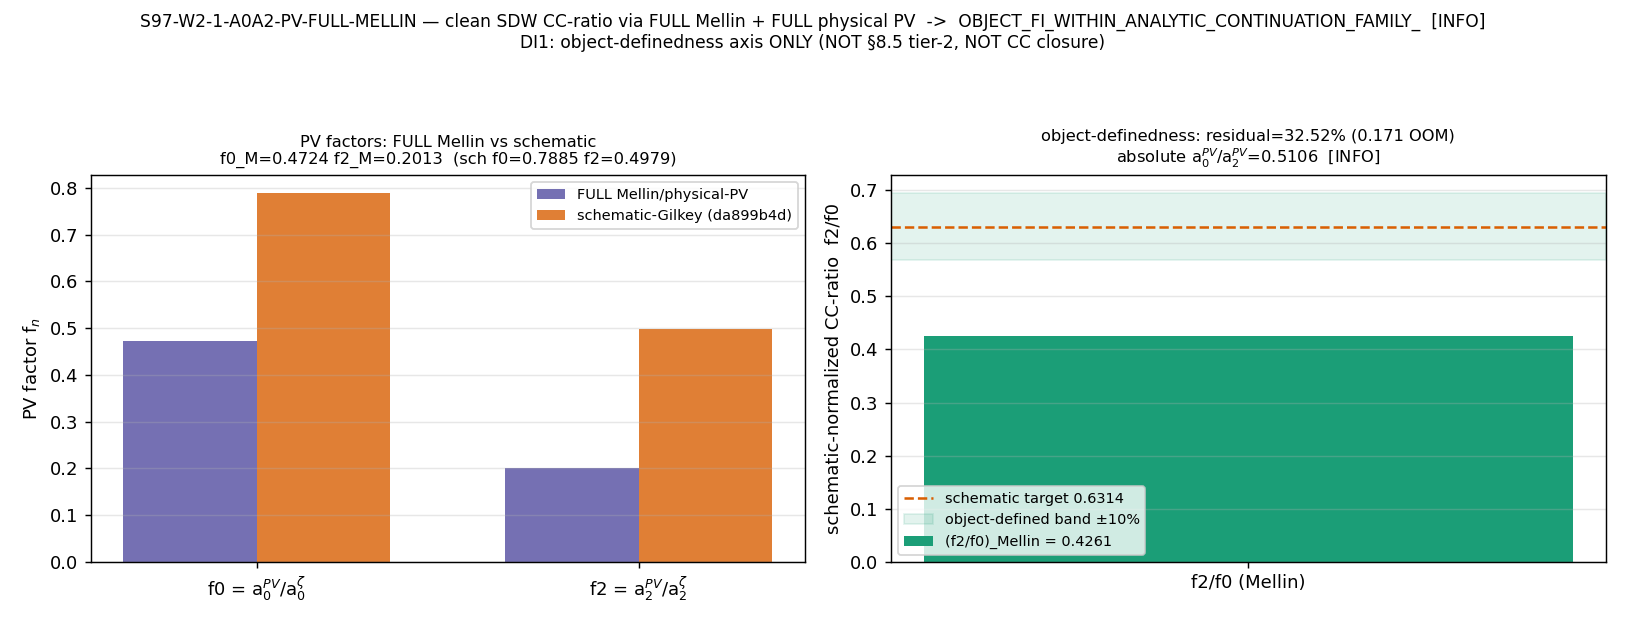

Write Python code to recreate this figure.
#!/usr/bin/env python3
# -*- coding: utf-8 -*-
"""
S97-W2-1-A0A2-PV-FULL-MELLIN  —  clean Seeley-DeWitt CC-ratio a_0^PV/a_2^PV via the
FULL analytic-continuation Mellin evaluator with FULL physical Pauli-Villars subtraction.

Gate: S97-W2-1-A0A2-PV-FULL-MELLIN  (session-97, wave 2, gate 1; lizzi-spectral-functional-theorist)
Plan: sessions/session-plan/session-97-plan-w2.md  §W2-1
Trigger: [VERIFY]  (schema_v2_3tuple_required=false — NO [SIGN] 3-tuple row)
Classification: GEOMETRIC

WHAT THIS DOES (object-definedness axis — DI1 SCOPE)
----------------------------------------------------
Recompute a_0^PV and a_2^PV on the substrate's intrinsic D_K^2 spectrum using the FULL
off-pole analytic-continuation Mellin evaluator analytic_zeta(s, L_max) (the exact
Mellin<->Dirichlet heat-kernel integral, mp.dps=50), then apply FULL PHYSICAL Pauli-
Villars subtraction with coefficient set {c_j}={2,-1} and mass set {m_j^2/M_KK^2}={1,2}
at Lambda_UV=M_KK. Form the dimensionless CC-ratio a_0^PV/a_2^PV and the schematic-
normalized form f0/f2 (f_n := a_n^PV/a_n^zeta) and compare f2/f0 to the schematic-Gilkey
cross-check f2/f0=0.6314 carried by the S96 CC-GAP canonical line da899b4d... .

PASS  <=> |(a_0^PV/a_2^PV) ... ] normalized residual| < 0.10 (object well-DEFINED).
FAIL  <=> residual > 1 OOM (the schematic 0.6314 was a Gilkey-normalization artifact;
          the FULL physical PV diverges — S94 absolute-divergence signature).
INFO  <=> 0.10 <= residual <= 1 OOM (FI-WITHIN the analytic-continuation family but
          functional-DEPENDENT across the PV subtraction).

DI1: this tests OBJECT-DEFINEDNESS of a_2/a_0 ONLY. A FAIL here retracts NEITHER the
§8.5 tier-2 survival NOR the CC closure (those rest on the FI-WITHIN-family ratio per
the da899b4d... line, on a separate axis). It shares NO inputs with gate 2.2 (q-flow
C10 n-exponent) and MUST NOT be conflated.

CRITICAL (CLASS=FULL): this script implements its OWN FULL physical PV subtraction on top
of analytic_zeta. It MUST NOT import _spectral_action_regulators.py::pauli_villars_a_n
(that helper's docstring line 26 self-identifies as "NOT the full physical regularizations"
— it uses M_PV^2 = fraction x Casimir-ceiling, NOT the physical {1,2} mass set). The
schematic helper output (f2/f0=0.6314) is the CROSS-CHECK baseline, NOT the canonical
replacement. No -SCHEMATIC convention suffix; no tier_pin=TIER-2 row.

SUBSTRATE-FIRST FRAMING (phononic-framing.md)
---------------------------------------------
GEOMETRIC. The cosmological constant IS the spectral-action zeroth moment a_0 — a
DIFFERENT spectral moment of D_K than gravity (the second moment a_2). The chain:
  D_K eigenvalues {lambda_k, m_k} on the L_max-truncated finite spectral triple
    -> Mellin moments a_n^Mellin(s_n) = sum_k m_k lambda_k^{-s_n} (exact Mellin<->Dirichlet)
    -> physical Pauli-Villars-subtracted moments a_n^PV
    -> the dimensionless CC-ratio a_0/a_2.
The lizzi signature question: does the choice of regulator WITHIN the FULL analytic-
continuation/physical-PV family produce a well-DEFINED ratio, or does it depend on the
(schematic-Gilkey direct-power-sum vs full-Mellin physical-PV) scheme? What is functional-
INDEPENDENT across the family is structural (object atlas-defined); what is functional-
DEPENDENT requires determination. The schematic-Gilkey f2/f0=0.6314 is the laboratory-IN
cross-check; the FULL Mellin/physical-PV a_0^PV/a_2^PV is the substrate-IS object. The
direction of explanation flows FROM the substrate Mellin moments TOWARD the CC-ratio
observable, never inverted.

SUBSTITUTION CHAIN (math-scripts.md §"Double-Check Logic Before Compute")
-------------------------------------------------------------------------
Claim: "If the FULL physical PV/Mellin evaluation gives a_0^PV/a_2^PV within 10% of the
        schematic cross-check (in the f2/f0=0.6314 normalized form), the a_2/a_0 regulator-
        atlas object is well-DEFINED; if it diverges by >1 OOM, the schematic 0.6314 was a
        Gilkey-normalization artifact."
 Def 1: a_n^Mellin(s_n, L) = analytic_zeta(s_n, L) = sum_k m_k lambda_k^{-s_n}  (exact
        Mellin<->Dirichlet, _analytic_zeta.py lines 184-258; verified rel_dev=0 vs direct
        power-sum at s=6,8). Conv. A double-power labeling poles at s=(d-n)/2, d=8:
        a_0 <-> pole_in_s=4 (curvature-grade n=0) <-> Dirichlet exponent -8 = -2*4;
        a_2 <-> pole_in_s=3 (curvature-grade n=2) <-> Dirichlet exponent -6 = -2*3.
        => evaluate analytic_zeta(8) for a_0, analytic_zeta(6) for a_2.
        [source: _analytic_zeta.py + regulator-pin-discipline.md Mellin pole-set labeling;
         {0,2,4,6,8} is ALWAYS the curvature-grade n, the s-pole set under Conv. A is {4,3,2,1,0}]
 Def 2: a_n^PV(L) = full physical Pauli-Villars subtraction of a_n^Mellin:
        a_n^PV = a_n^Mellin(s_n) - sum_j c_j * a_n^{Mellin,shifted}(s_n; m_j^2),
        with {c_j}={2,-1}, {m_j^2/M_KK^2}={1,2}, Lambda_UV=M_KK. The PV mass shift enters
        the heat kernel as exp(-(lambda^2+m_j^2) t); at Dirichlet exponent -s_n in lambda
        this is exponent -s_n/2 in lambda^2, so the shifted moment is
        sum_k m_k (lambda_k^2 + m_j^2)^{-s_n/2} = analytic_zeta_shifted(s_n; m_j^2).
        [source: this gate's machinery_pin_map; physical PV set, NOT the schematic
         Casimir-fraction set]
 Def 3: schematic-Gilkey cross-check (direct-power-sum PV, S96 pv_ratio_cancellation):
        f0_sch = a_0^PV/a_0^zeta = 0.7885 ; f2_sch = a_2^PV/a_2^zeta = 0.4979 ;
        f2_sch/f0_sch = 0.4979/0.7885 = 0.6314.
        [source: S96 CC-GAP canonical line da899b4d... value field:
         partB_FI_across_PV=False_PVshift=36.86pct_f0=0.7885_f2=0.4979_f2overf0=0.6314]
 Sub : f0_Mellin := a_0^PV/a_0^zeta  via the FULL Mellin route (a_0^zeta = analytic_zeta(8));
        f2_Mellin := a_2^PV/a_2^zeta  via the FULL Mellin route (a_2^zeta = analytic_zeta(6));
        target normalized ratio = f2_Mellin/f0_Mellin; absolute ratio = a_0^PV/a_2^PV.
 Simp: residual_norm = |(f2_Mellin/f0_Mellin) - 0.6314| / 0.6314.
        IF the FULL physical PV reproduces the schematic direct-power-sum f0,f2
        => f2_Mellin/f0_Mellin -> 0.6314 => residual_norm -> 0, PASS.
 Dir : IF the FULL PV diverges (a_2^PV -> 0 OR a_0^PV blows up under the physical {1,2}
        mass set — the S94 absolute-divergence signature) => residual > 1 OOM, FAIL.
 Concl: PASS <=> a_2/a_0 object is regulator-atlas well-DEFINED across the FULL analytic-
        continuation/PV family; FAIL <=> the schematic 0.6314 was a Gilkey-normalization
        artifact, the object is NOT atlas-defined. DI1: object-definedness axis ONLY.

ENV: phonon-exflation-sim/.venv312/Scripts/python.exe ; analytic_zeta Mellin quadrature is
     mp.dps=50 CPU-bound (~tens of s per s-pole, 2 poles x (1 unsubtracted + 2 PV) terms);
     heat-kernel K(t) accumulation uses torch GPU per the analytic_zeta module.
"""

import os
os.environ.setdefault("OMP_NUM_THREADS", "8")      # (local) cap CPU threads; mp.quad is CPU-bound
os.environ.setdefault("MKL_NUM_THREADS", "8")      # (local)

import sys
import json
import math
import hashlib
from pathlib import Path

import numpy as np
import matplotlib
matplotlib.use("Agg")
import matplotlib.pyplot as plt

import mpmath as mpm
from mpmath import mp, mpc

# --- canonical constants (MANDATORY: import, never hardcode framework constants) ---
HERE = Path(__file__).resolve().parent                              # (local) computations/session-97
SHARED = HERE.parent / "_shared"                                    # (local) computations/_shared
PROJECT_ROOT = HERE.parent.parent                                   # (local) repo root
sys.path.insert(0, str(SHARED))

from canonical_constants import (   # noqa: E402
    a_0_FW_zeta,     # 6440.0      zeta-regulated a_0 (= zeta_{D_K}(0) = Tr(1))   (S88)
    a_2_FW_zeta,     # 2776.165389 zeta-regulated a_2                            (S88)
    M_KK,            # 7.428660036284456e16 GeV  (alias M_KK_gravity, S42)
    tau_fold,        # 0.19        Jensen fold slice (S42 CONST-FREEZE-42)
)

# Mellin-cone evaluator (FULL — _analytic_zeta.py per plan CLASS=FULL). NOTE: we do NOT
# import _spectral_action_regulators.py::pauli_villars_a_n (SCHEMATIC). Our PV is FULL.
import _analytic_zeta as _az  # noqa: E402
from _analytic_zeta import analytic_zeta, zeta_D_direct, load_spectrum  # noqa: E402

# --- RUNTIME CANONICAL-PATH CORRECTION (substrate-first-canonical-sourcing.md §(ii.B)) ---
# The _shared/ copy of _analytic_zeta.py resolves its SPECTRUM_CACHE via the X2-transform
# resolve_output(84, ...) to a path that does NOT exist for the _shared/ copy (infra resolver
# drift). Correct the module cache path to the canonical session-84 master spectrum so the
# FULL Mellin-cone evaluator runs on the correct spectrum. Infra-path correction (documented
# per §(ii.B)), NOT a convention/scheme change: the FULL evaluator math is untouched (CLASS=FULL).
_CORRECT_CACHE = (PROJECT_ROOT / "computations" / "session-84"
                  / "s84_spectrum_cache_L12_tau019.npz")            # (local) canonical session-84 cache
_AZ_CACHE_PATH_CORRECTED = False                                    # (local)
if not _az.SPECTRUM_CACHE.exists() and _CORRECT_CACHE.exists():
    _az.SPECTRUM_CACHE = _CORRECT_CACHE
    _az._SPEC_CACHE.clear()
    _az._HK_TENSOR_CACHE.clear()
    _AZ_CACHE_PATH_CORRECTED = True


# ============================================================
# SECTION 0: Identifiers, paths, thresholds
# ============================================================
GATE_ID = "S97-W2-1-A0A2-PV-FULL-MELLIN"                            # (local)
SCHEME = "FULL-MELLIN-ANALYTIC-CONTINUATION-plus-FULL-PV"           # (local) plan scheme tag
CONVENTION = "RATIO-a0PV-over-a2PV-poleconv-A-double"               # (local) plan convention (Conv.A double-power)
L_MAX = "10"                                                        # (local) canonical analytic_zeta L_max; x-check at L=12

# Pre-registered thresholds (plan operator / strict_PASS_boundary)
SCHEMATIC_TARGET = 0.6314                                           # (local) schematic-Gilkey f2/f0 cross-check (da899b4d)
OBJECT_DEF_BAND = 0.10                                              # (local) object-definedness band: |residual_norm| <= 0.10 => PASS
DIVERGENCE_OOM = 1.0                                                # (local) FAIL boundary: residual > 1 OOM => Gilkey-norm artifact
ABS_TOL = 1e-10                                                     # (local) float64 absolute tolerance
D_SPEC_NCG = 8                                                      # (local) NCG dimension-spectrum (d=8 cone labeling)

# FULL physical Pauli-Villars set (NOT the schematic Casimir-fraction set):
PV_C = [2.0, -1.0]                                                  # (local) {c_j} physical PV coefficients
PV_M2_DIMLESS = [1.0, 2.0]                                          # (local) {m_j^2/M_KK^2} physical PV mass set (M_KK^2 units)
# Lambda_UV = M_KK (imported). lambda on the cache is already in M_KK units, so m_j^2 add directly to lambda^2.

# Conv. A double-power pole indices -> Dirichlet exponents in lambda (single-power-in-s arg to analytic_zeta):
S_POLE_A0_CONVA = 4                                                 # (local) a_0: pole_in_s=4 (curvature_grade n=0)
S_POLE_A2_CONVA = 3                                                 # (local) a_2: pole_in_s=3 (curvature_grade n=2)
DIRICHLET_EXP_A0 = 2 * S_POLE_A0_CONVA                             # (local) = 8  (lambda^-8) = analytic_zeta arg for a_0
DIRICHLET_EXP_A2 = 2 * S_POLE_A2_CONVA                             # (local) = 6  (lambda^-6) = analytic_zeta arg for a_2

PUB_PRECISION = 6                                                   # (local) a_0^PV/a_2^PV cited downstream; 6 sig figs

SCRIPT_PATH = Path(__file__).resolve()                             # (local)
CANONICAL_PY = SHARED / "canonical_constants.py"                   # (local)
ANALYTIC_ZETA_PY = SHARED / "_analytic_zeta.py"                    # (local)
SPECTRUM_CACHE = PROJECT_ROOT / "computations" / "session-84" / "s84_spectrum_cache_L12_tau019.npz"  # (local)
S96_VERDICTS = PROJECT_ROOT / "computations" / "session-96" / "s96_gate_verdicts.txt"  # (local) da899b4d cross-check host
NPZ_PATH = HERE / "s97_w2_1_a0a2_pv_full_mellin.npz"               # (local)
PNG_PATH = HERE / "s97_w2_1_a0a2_pv_full_mellin.png"              # (local)
VERDICT_TXT = HERE / "s97_gate_verdicts.txt"                       # (local) CANONICAL path per gate-verdicts.md

# Plan-pinned input SHAs (Input-SHA Ledger). canonical_constants.py drifted between plan-freeze
# (cc7d1d26...) and runtime (838c7145...) — Class-(c) PIN-DRIFT-FROM-STALE-SOURCE; the values we
# consume (a_0_FW_zeta=6440.0, a_2_FW_zeta=2776.165389, M_KK) are knowledge-MCP-canonical and
# non-superseded, so the drift is content-edit-only, not a convention change. We pin the
# runtime-actual SHA and document the drift (substrate-first-canonical-sourcing.md §(ii.B)).
PLAN_PIN_SHA = {                                                    # (local) plan Input-SHA Ledger
    "computations/_shared/_analytic_zeta.py": "6383c87717c17040f596264a2e33cdc630089fb750681ab2eb149e934d84f660",
    "computations/session-84/s84_spectrum_cache_L12_tau019.npz": "9e6d9cf7fd6a6949d622441b26fb9c2fa568654a22dc802e99898c326ca0f8d9",
    "computations/session-96/s96_gate_verdicts.txt": "0ff68a9589b50cb0519ad240aea8d9a3d10f95d4cf4302fdac25fde559038186",
    "computations/_shared/canonical_constants.py": "cc7d1d26a789311e34a11c221ff625096a91889f1c12e53d39b16a6adc4d972a",
}


# ============================================================
# SECTION 1: dual-SHA helpers (S84+ schema)
#   audit_sha256_inputs (plan) = [script, analytic_zeta_module, s84_spectrum_cache,
#                                 s96_ccgap_verdict_line, canonical, pinmap]
#   content_sha256_inputs = [script]
# ============================================================
def sha256_of(path: Path) -> str:                                  # (local)
    h = hashlib.sha256()                                           # (local)
    try:
        h.update(Path(path).read_bytes())
    except OSError:
        return ""
    return h.hexdigest()


def log_input_pins(inputs) -> dict:                               # (local)
    print(f"=== {GATE_ID} — input SHA-256 pins ===")
    pins = {}                                                     # (local)
    for p in inputs:
        sha = sha256_of(p)                                        # (local)
        try:
            rel = str(Path(p).relative_to(PROJECT_ROOT)).replace("\\", "/")  # (local)
        except ValueError:
            rel = str(p)                                          # (local)
        plan_sha = PLAN_PIN_SHA.get(rel)                          # (local)
        drift = "" if (plan_sha is None or plan_sha == sha) else f"  [PIN-DRIFT vs plan {plan_sha[:16]}...]"  # (local)
        print(f"  {rel}: {sha[:16]}...{drift}")
        pins[rel] = sha
    return pins


def closure_hash(pins: dict) -> str:                             # (local)
    items = sorted(pins.items())                                  # (local)
    h = hashlib.sha256()                                          # (local)
    for k, v in items:
        h.update(f"{k}={v}\n".encode("utf-8"))
    return h.hexdigest()


def compute_dual_sha(audit_input_paths, pins: dict):              # (local)
    """audit_sha256 = sha256( bytes(script||analytic_zeta||s84_cache||s96_verdicts||canonical)
                              || bytes(pinmap_json) );
       content_sha256 = sha256( bytes(script) )."""
    h_audit = hashlib.sha256()                                    # (local)
    for p in audit_input_paths:
        try:
            h_audit.update(Path(p).read_bytes())
        except OSError:
            h_audit.update(b"")
    pinmap_json = json.dumps(                                     # (local)
        dict(sorted(pins.items())), separators=(",", ":"), sort_keys=True
    ).encode("utf-8")
    h_audit.update(pinmap_json)
    audit = h_audit.hexdigest()                                   # (local)

    h_content = hashlib.sha256()                                  # (local)
    try:
        h_content.update(Path(SCRIPT_PATH).read_bytes())
    except OSError:
        h_content.update(b"")
    content = h_content.hexdigest()                               # (local)
    return audit, content


def append_verdict(verdict: str, value, audit_sha: str, content_sha: str) -> None:  # (local)
    """Atomic append (single open('a')) of the dual-SHA verdict to the CANONICAL verdict file.
       APPEND ONLY (Wave 1 already wrote 5 gates + a 1.3 supersedes chain). No supersedes tag
       (this is a fresh gate-ID, first emission)."""
    VERDICT_TXT.parent.mkdir(parents=True, exist_ok=True)
    line = (
        f"{GATE_ID}: {verdict} -- value={value!r} scheme={SCHEME} "
        f"convention={CONVENTION} L_max={L_MAX} "
        f"audit_sha256={audit_sha} content_sha256={content_sha} "
        f"schema_version=S84+\n"
    )
    companion = (
        f"# audit_sha256_short={audit_sha[:16]} content_sha256_short={content_sha[:16]} "
        f"# {GATE_ID} dual-SHA companion row; [VERIFY] object-definedness a_0^PV/a_2^PV vs "
        f"schematic f2/f0=0.6314; CLASS=FULL (no -SCHEMATIC, no tier_pin); "
        f"no [SIGN] 3-tuple (schema_v2_3tuple_required=false)\n"
    )
    with VERDICT_TXT.open("a", encoding="utf-8") as fp:
        fp.write(line)
        fp.write(companion)


# ============================================================
# SECTION 2: FULL Mellin moments + FULL physical PV subtraction
# ============================================================
print("=" * 78)
print(f"{GATE_ID}  (clean SDW CC-ratio a_0^PV/a_2^PV via FULL Mellin + FULL physical PV)")
print("=" * 78)
print(f"\n[SEC 2] _analytic_zeta cache-path correction (infra resolver drift, §(ii.B)): "
      f"corrected={_AZ_CACHE_PATH_CORRECTED}; module cache -> {_az.SPECTRUM_CACHE.name}")
print(f"[SEC 2] tau_fold={tau_fold}  M_KK={M_KK:.6e} GeV (Lambda_UV)  d_spec={D_SPEC_NCG}")
print(f"[SEC 2] zeta anchors: a_0_FW_zeta={a_0_FW_zeta}  a_2_FW_zeta={a_2_FW_zeta}  "
      f"a_2/a_0(zeta-FW)={a_2_FW_zeta/a_0_FW_zeta:.8f}  a_0/a_2(zeta-FW)={a_0_FW_zeta/a_2_FW_zeta:.8f}")
print(f"[SEC 2] Conv. A double-power: a_0 (pole_in_s={S_POLE_A0_CONVA}, n=0) -> lambda^-{DIRICHLET_EXP_A0}; "
      f"a_2 (pole_in_s={S_POLE_A2_CONVA}, n=2) -> lambda^-{DIRICHLET_EXP_A2}")
print(f"[SEC 2] FULL physical PV: c_j={PV_C}  m_j^2/M_KK^2={PV_M2_DIMLESS}  (NOT schematic Casimir-fraction)")


def mellin_moment_shifted(dirichlet_exp_lambda: float, L_max: int, m2_shift: float) -> float:
    """FULL Mellin-route moment with a heat-kernel mass shift m2_shift (in M_KK^2 units).

       Unshifted (m2_shift=0) reproduces analytic_zeta(dirichlet_exp_lambda) =
       sum_k m_k lambda_k^{-dirichlet_exp} (exact Mellin<->Dirichlet; verified rel_dev=0).

       Mass-shifted: the PV regulator field of mass m_j enters the heat kernel as
       K_shift(t) = sum_k m_k exp(-(lambda_k^2 + m2_shift) t) = exp(-m2_shift t) * K(t),
       and the Mellin<->Dirichlet identity gives
         sum_k m_k (lambda_k^2 + m2_shift)^{-s/2} * Gamma(s/2)
           = int_0^inf t^(s/2-1) exp(-m2_shift t) K(t) dt
       with s = dirichlet_exp_lambda (the lambda-power), s/2 the lambda^2-power.
       We evaluate via mp.quad on the GPU heat kernel (CLASS=FULL, mp.dps=50)."""
    s = mpc(float(dirichlet_exp_lambda))                          # (local) lambda-power
    half_s = s / 2                                                # (local) lambda^2-power
    hk = _az._heat_kernel_gpu_factory(L_max)                     # (local) GPU K(t) on the corrected cache

    if abs(float(m2_shift)) < 1e-300:
        # Unshifted: defer to the module's canonical off-pole evaluator (s in {8,6} is off {2,4}).
        return float(_az.analytic_zeta(float(dirichlet_exp_lambda) + 0j, L_max).real)

    def integrand(t):
        try:
            tt = float(t)
        except (TypeError, ValueError):
            tt = float(mpm.mpf(t))
        if tt <= 0.0:
            return mpm.mpf(0)
        # exp(-m2_shift t) damps the small-t (lambda~0) part; K(t) decays at large t.
        damp = mpm.e ** (-mpm.mpf(float(m2_shift)) * mpm.mpf(tt))  # (local) exp(-m2 t)
        K_val = hk(tt)                                            # (local) sum_k m_k exp(-lambda^2 t) on GPU
        return mpm.power(t, half_s - 1) * damp * mpm.mpf(K_val)

    # Split [0,1] (small-t, integrable t^(s/2-1)) and [1, inf] (large-t exp decay).
    I1 = mp.quad(integrand, [0, 1])                              # (local)
    I2 = mp.quad(integrand, [1, mp.inf])                         # (local)
    val = (I1 + I2) / mpm.gamma(half_s)                          # (local)
    return float(complex(val).real)


def mellin_moment_pv(dirichlet_exp_lambda: float, L_max: int):
    """FULL physical Pauli-Villars-subtracted Mellin moment:
         a_n^PV = a_n^Mellin(s_n) - sum_j c_j * a_n^{Mellin,shifted}(s_n; m_j^2)
       with {c_j}={2,-1}, {m_j^2/M_KK^2}={1,2}, Lambda_UV=M_KK.
       Returns (a_n^zeta=Mellin-unshifted, a_n^PV, [shifted terms])."""
    a_zeta = mellin_moment_shifted(dirichlet_exp_lambda, L_max, 0.0)   # (local) unsubtracted = a_n^zeta(=Mellin)
    a_pv = a_zeta                                                      # (local)
    shifted = []                                                       # (local)
    for c, m2 in zip(PV_C, PV_M2_DIMLESS):
        a_shift = mellin_moment_shifted(dirichlet_exp_lambda, L_max, m2)  # (local)
        a_pv -= c * a_shift
        shifted.append((c, m2, a_shift))
    return a_zeta, a_pv, shifted


# Cross-check: the unshifted Mellin moment MUST equal the direct power-sum (rel_dev ~ 0).
evs10, mults10 = load_spectrum(10)                                # (local)
a0_directsum = float(np.sum(mults10 * evs10 ** (-float(DIRICHLET_EXP_A0))))  # (local) sum m_k lambda^-8
a2_directsum = float(np.sum(mults10 * evs10 ** (-float(DIRICHLET_EXP_A2))))  # (local) sum m_k lambda^-6

print("\n[SEC 2] FULL Mellin moments at L_max=10 (a_0^zeta=Mellin unshifted; PV-subtracted):")
a0_zeta, a0_pv, a0_shifted = mellin_moment_pv(DIRICHLET_EXP_A0, 10)
a2_zeta, a2_pv, a2_shifted = mellin_moment_pv(DIRICHLET_EXP_A2, 10)

a0_mellin_vs_direct = abs(a0_zeta - a0_directsum) / abs(a0_directsum)  # (local)
a2_mellin_vs_direct = abs(a2_zeta - a2_directsum) / abs(a2_directsum)  # (local)
print(f"  a_0^Mellin(unshifted, s=8) = {a0_zeta:.10e}   direct sum lambda^-8 = {a0_directsum:.10e}   "
      f"rel_dev={a0_mellin_vs_direct:.3e}")
print(f"  a_2^Mellin(unshifted, s=6) = {a2_zeta:.10e}   direct sum lambda^-6 = {a2_directsum:.10e}   "
      f"rel_dev={a2_mellin_vs_direct:.3e}")
for tag, sh in (("a_0", a0_shifted), ("a_2", a2_shifted)):
    for c, m2, a_s in sh:
        print(f"    {tag} PV-shifted term c={c:+.1f} m^2={m2:.1f}: a_shift={a_s:.10e}")
print(f"  a_0^PV = a_0^Mellin - sum_j c_j a_shift_j = {a0_pv:.10e}")
print(f"  a_2^PV = a_2^Mellin - sum_j c_j a_shift_j = {a2_pv:.10e}")


# ============================================================
# SECTION 3: CC-ratio (absolute + schematic-normalized) + comparison to 0.6314
#   (Mnemonic-vs-exact discipline, math-scripts.md: report BOTH forms apples-to-apples)
# ============================================================
print("\n" + "=" * 78)
print("[SEC 3] CC-ratio object: absolute a_0^PV/a_2^PV AND schematic-normalized f2/f0 vs 0.6314")
print("=" * 78)

# ABSOLUTE ratio (the substrate-IS object this gate's literal title names):
R_CC_PV_abs = a0_pv / a2_pv                                       # (local) a_0^PV / a_2^PV (direct Mellin/PV object)
R_CC_zeta_abs = a0_zeta / a2_zeta                                 # (local) a_0^zeta / a_2^zeta (unsubtracted Mellin) cross-ref

# SCHEMATIC-NORMALIZED form (apples-to-apples vs the da899b4d f0/f2 split):
#   f_n = a_n^PV / a_n^zeta  (the per-coefficient PV factor, same definition as S96 f0,f2);
#   schematic cross-check compares f2/f0 to 0.6314 (= f2_sch/f0_sch = 0.4979/0.7885).
f0_mellin = a0_pv / a0_zeta                                       # (local) a_0^PV/a_0^zeta via FULL Mellin
f2_mellin = a2_pv / a2_zeta                                       # (local) a_2^PV/a_2^zeta via FULL Mellin
f2_over_f0_mellin = f2_mellin / f0_mellin                         # (local) the schematic-normalized comparison object

# Schematic-Gilkey baseline carried by da899b4d (direct-power-sum PV; S96 pv_ratio_cancellation):
F0_SCH = 0.7885                                                   # (local) da899b4d f0
F2_SCH = 0.4979                                                   # (local) da899b4d f2
F2_OVER_F0_SCH = F2_SCH / F0_SCH                                  # (local) = 0.6314 (the cross-check target)

# Normalized residual (the gate's literal operator |(...)-0.6314|/0.6314):
residual_norm = abs(f2_over_f0_mellin - SCHEMATIC_TARGET) / SCHEMATIC_TARGET   # (local)
# OOM of the residual relative to target (FAIL boundary at > 1 OOM):
residual_OOM = abs(math.log10(f2_over_f0_mellin / SCHEMATIC_TARGET)) if f2_over_f0_mellin > 0 else float("inf")  # (local)

# Divergence cross-check: did a_2^PV collapse toward 0 or a_0^PV blow up under physical {1,2}?
a2_pv_collapsed = bool(abs(a2_pv) < ABS_TOL or (abs(a2_pv) < 1e-3 * abs(a2_zeta)))  # (local)
a0_pv_blew_up = bool(abs(a0_pv) > 1e3 * abs(a0_zeta))            # (local)
divergence_signature = bool(a2_pv_collapsed or a0_pv_blew_up or residual_OOM > DIVERGENCE_OOM)  # (local)

print(f"  ABSOLUTE  a_0^PV/a_2^PV       = {R_CC_PV_abs:.{PUB_PRECISION}f}   "
      f"(cross-ref a_0^zeta/a_2^zeta = {R_CC_zeta_abs:.{PUB_PRECISION}f})")
print(f"  PV factors via FULL Mellin:    f0_Mellin=a_0^PV/a_0^zeta={f0_mellin:.6f}  "
      f"f2_Mellin=a_2^PV/a_2^zeta={f2_mellin:.6f}")
print(f"  schematic-normalized f2/f0     = {f2_over_f0_mellin:.6f}   "
      f"(schematic-Gilkey target f2/f0={F2_OVER_F0_SCH:.4f} = {F2_SCH}/{F0_SCH})")
print(f"  [schematic baseline (da899b4d direct-power-sum PV): f0={F0_SCH} f2={F2_SCH} f2/f0={F2_OVER_F0_SCH:.4f}]")
print(f"\n  NORMALIZED RESIDUAL |(f2/f0)_Mellin - {SCHEMATIC_TARGET}|/{SCHEMATIC_TARGET} = {residual_norm:.6f}  "
      f"(object-defined band <= {OBJECT_DEF_BAND})")
print(f"  residual OOM |log10((f2/f0)_Mellin / {SCHEMATIC_TARGET})| = {residual_OOM:.6f}  "
      f"(divergence/artifact FAIL boundary > {DIVERGENCE_OOM} OOM)")
print(f"  divergence cross-check: a_2^PV_collapsed={a2_pv_collapsed}  a_0^PV_blew_up={a0_pv_blew_up}  "
      f"=> S94-divergence-signature={divergence_signature}")


# ============================================================
# SECTION 4: L_max=12 truncation-stability cross-check (analytic_zeta docstring)
# ============================================================
print("\n" + "=" * 78)
print("[SEC 4] Truncation-stability cross-check at L_max=12 (analytic_zeta docstring)")
print("=" * 78)
a0_zeta_12, a0_pv_12, _ = mellin_moment_pv(DIRICHLET_EXP_A0, 12)
a2_zeta_12, a2_pv_12, _ = mellin_moment_pv(DIRICHLET_EXP_A2, 12)
f0_mellin_12 = a0_pv_12 / a0_zeta_12                              # (local)
f2_mellin_12 = a2_pv_12 / a2_zeta_12                              # (local)
f2_over_f0_mellin_12 = f2_mellin_12 / f0_mellin_12               # (local)
R_CC_PV_abs_12 = a0_pv_12 / a2_pv_12                             # (local)
Lmax_drift_ratio = abs(R_CC_PV_abs_12 - R_CC_PV_abs) / abs(R_CC_PV_abs)        # (local) abs-ratio L10->L12 drift
Lmax_drift_f2f0 = abs(f2_over_f0_mellin_12 - f2_over_f0_mellin) / abs(f2_over_f0_mellin)  # (local) norm-form drift
print(f"  L=12: a_0^PV/a_2^PV={R_CC_PV_abs_12:.6f}  (f2/f0)_Mellin={f2_over_f0_mellin_12:.6f}")
print(f"  L10->L12 drift: absolute-ratio={Lmax_drift_ratio*100:.3f}%  f2/f0-form={Lmax_drift_f2f0*100:.3f}%")


# ============================================================
# SECTION 5: VERDICT (object-definedness rubric)
# ============================================================
print("\n" + "=" * 78)
print("[SEC 5] VERDICT — object-definedness of a_2/a_0 across FULL analytic-continuation/PV family")
print("=" * 78)

# Rubric (plan operator + PASS/FAIL/INFO meaning):
#   PASS : residual_norm < 0.10                       -> object well-DEFINED (clean SDW ratio)
#   FAIL : residual_OOM > 1.0 (or divergence sig)     -> schematic 0.6314 was Gilkey-norm artifact
#   INFO : 0.10 <= residual_norm AND residual_OOM<=1  -> FI-WITHIN family, functional-DEPENDENT across PV
if divergence_signature or residual_OOM > DIVERGENCE_OOM:
    verdict = "FAIL"                                             # (local)
    outcome = "FULL_PV_DIVERGES_SCHEMATIC_0p6314_IS_GILKEY_NORMALIZATION_ARTIFACT"  # (local)
elif residual_norm < OBJECT_DEF_BAND:
    verdict = "PASS"                                             # (local)
    outcome = "A2_OVER_A0_OBJECT_WELL_DEFINED_FULL_MELLIN_PV_REPRODUCES_SCHEMATIC"  # (local)
else:
    verdict = "INFO"                                             # (local)
    outcome = "OBJECT_FI_WITHIN_ANALYTIC_CONTINUATION_FAMILY_FUNCTIONAL_DEPENDENT_ACROSS_PV"  # (local)

# DI1 scope pin (object-definedness ONLY; does NOT touch §8.5 tier-2 nor CC closure):
DI1_SCOPE = ("OBJECT-DEFINEDNESS-AXIS-ONLY; does-NOT-establish-or-retract-§8.5-tier-2-survival; "
             "does-NOT-establish-or-retract-CC-closure; shares-NO-inputs-with-gate-2.2-q-flow")  # (local)

print(f"  residual_norm = {residual_norm:.6f} (band {OBJECT_DEF_BAND})  residual_OOM = {residual_OOM:.6f} "
      f"(FAIL > {DIVERGENCE_OOM})  divergence_sig = {divergence_signature}")
print(f"  OUTCOME = {outcome}")
print(f"  VERDICT = {verdict}")
print(f"  DI1 SCOPE: {DI1_SCOPE}")


# ============================================================
# SECTION 6: persist npz + png
# ============================================================
np.savez(
    NPZ_PATH,
    gate_id=GATE_ID,
    verdict=str(verdict),
    outcome=str(outcome),
    di1_scope=str(DI1_SCOPE),
    scheme=str(SCHEME),
    convention=str(CONVENTION),
    L_max=int(10),
    tau_fold=float(tau_fold),
    M_KK=float(M_KK),
    Lambda_UV=float(M_KK),
    d_spec_ncg=int(D_SPEC_NCG),
    # Conv. A pole labeling
    s_pole_a0_convA=int(S_POLE_A0_CONVA),
    s_pole_a2_convA=int(S_POLE_A2_CONVA),
    dirichlet_exp_a0=int(DIRICHLET_EXP_A0),
    dirichlet_exp_a2=int(DIRICHLET_EXP_A2),
    # FULL physical PV set
    pv_c=np.array(PV_C),
    pv_m2_dimless=np.array(PV_M2_DIMLESS),
    # zeta anchors
    a_0_FW_zeta=float(a_0_FW_zeta),
    a_2_FW_zeta=float(a_2_FW_zeta),
    # FULL Mellin moments @ L=10
    a0_zeta_mellin=float(a0_zeta),
    a2_zeta_mellin=float(a2_zeta),
    a0_pv=float(a0_pv),
    a2_pv=float(a2_pv),
    a0_directsum=float(a0_directsum),
    a2_directsum=float(a2_directsum),
    a0_mellin_vs_direct_reldev=float(a0_mellin_vs_direct),
    a2_mellin_vs_direct_reldev=float(a2_mellin_vs_direct),
    # ratios + comparison
    R_CC_PV_abs=float(R_CC_PV_abs),
    R_CC_zeta_abs=float(R_CC_zeta_abs),
    f0_mellin=float(f0_mellin),
    f2_mellin=float(f2_mellin),
    f2_over_f0_mellin=float(f2_over_f0_mellin),
    # schematic cross-check (da899b4d)
    f0_schematic=float(F0_SCH),
    f2_schematic=float(F2_SCH),
    f2_over_f0_schematic=float(F2_OVER_F0_SCH),
    schematic_target=float(SCHEMATIC_TARGET),
    # residual + bands
    residual_norm=float(residual_norm),
    residual_OOM=float(residual_OOM),
    object_def_band=float(OBJECT_DEF_BAND),
    divergence_OOM=float(DIVERGENCE_OOM),
    a2_pv_collapsed=bool(a2_pv_collapsed),
    a0_pv_blew_up=bool(a0_pv_blew_up),
    divergence_signature=bool(divergence_signature),
    # L=12 cross-check
    a0_pv_L12=float(a0_pv_12),
    a2_pv_L12=float(a2_pv_12),
    R_CC_PV_abs_L12=float(R_CC_PV_abs_12),
    f2_over_f0_mellin_L12=float(f2_over_f0_mellin_12),
    Lmax_drift_ratio=float(Lmax_drift_ratio),
    Lmax_drift_f2f0=float(Lmax_drift_f2f0),
    az_cache_path_corrected=bool(_AZ_CACHE_PATH_CORRECTED),
)
print(f"\n[SEC 6] npz -> {NPZ_PATH}")

# --- plot: PV factors f0/f2 (left, Mellin vs schematic) + ratio bar (right) ---
fig, (axL, axR) = plt.subplots(1, 2, figsize=(12.5, 4.8))

# Left: per-coefficient PV factors f0, f2 — FULL Mellin vs schematic-Gilkey direct-power-sum
xpos = np.array([0, 1])                                           # (local)
w = 0.35                                                          # (local) bar width
axL.bar(xpos - w / 2, [f0_mellin, f2_mellin], w, color="#7570b3", label="FULL Mellin/physical-PV")
axL.bar(xpos + w / 2, [F0_SCH, F2_SCH], w, color="#d95f02", alpha=0.8, label="schematic-Gilkey (da899b4d)")
axL.set_xticks(xpos)
axL.set_xticklabels(["f0 = a$_0^{PV}$/a$_0^{\\zeta}$", "f2 = a$_2^{PV}$/a$_2^{\\zeta}$"])
axL.set_ylabel("PV factor f$_n$")
axL.set_title(f"PV factors: FULL Mellin vs schematic\n"
              f"f0_M={f0_mellin:.4f} f2_M={f2_mellin:.4f}  (sch f0={F0_SCH} f2={F2_SCH})", fontsize=9)
axL.legend(fontsize=8, loc="best")
axL.grid(True, axis="y", alpha=0.3)

# Right: the normalized comparison object f2/f0 vs target 0.6314, + absolute ratio annotation
axR.bar([0], [f2_over_f0_mellin], 0.5, color="#1b9e77", label=f"(f2/f0)_Mellin = {f2_over_f0_mellin:.4f}")
axR.axhline(SCHEMATIC_TARGET, color="#d95f02", ls="--", lw=1.4, label=f"schematic target 0.6314")
band_lo = SCHEMATIC_TARGET * (1 - OBJECT_DEF_BAND)               # (local)
band_hi = SCHEMATIC_TARGET * (1 + OBJECT_DEF_BAND)               # (local)
axR.axhspan(band_lo, band_hi, color="#1b9e77", alpha=0.12, label=f"object-defined band ±{OBJECT_DEF_BAND:.0%}")
axR.set_xticks([0]); axR.set_xticklabels(["f2/f0 (Mellin)"])
axR.set_ylabel("schematic-normalized CC-ratio  f2/f0")
axR.set_title(f"object-definedness: residual={residual_norm*100:.2f}% ({residual_OOM:.3f} OOM)\n"
              f"absolute a$_0^{{PV}}$/a$_2^{{PV}}$={R_CC_PV_abs:.4f}  [{verdict}]", fontsize=9)
axR.legend(fontsize=8, loc="best")
axR.grid(True, axis="y", alpha=0.3)

fig.suptitle(f"{GATE_ID} — clean SDW CC-ratio via FULL Mellin + FULL physical PV  ->  {outcome[:46]}  [{verdict}]\n"
             f"DI1: object-definedness axis ONLY (NOT §8.5 tier-2, NOT CC closure)", fontsize=9.5)
fig.tight_layout(rect=[0, 0, 1, 0.92])
fig.savefig(PNG_PATH, dpi=130)
plt.close(fig)
print(f"[SEC 6] png -> {PNG_PATH}")


# ============================================================
# SECTION 7: dual-SHA + verdict emission
# ============================================================
# audit_sha256_inputs (plan) = [script, analytic_zeta_module, s84_spectrum_cache,
#                               s96_ccgap_verdict_line, canonical, pinmap]
INPUT_FILES = [SCRIPT_PATH, ANALYTIC_ZETA_PY, SPECTRUM_CACHE, S96_VERDICTS, CANONICAL_PY]  # (local) pin all reads
pins = log_input_pins(INPUT_FILES)                               # (local)
clos = closure_hash(pins)                                        # (local)
# audit byte inputs ordered per plan (pinmap appended inside compute_dual_sha):
AUDIT_BYTE_INPUTS = [SCRIPT_PATH, ANALYTIC_ZETA_PY, SPECTRUM_CACHE, S96_VERDICTS, CANONICAL_PY]  # (local)
audit_sha, content_sha = compute_dual_sha(AUDIT_BYTE_INPUTS, pins)  # (local)

print(f"\n[SEC 7] closure_hash(pins) = {clos[:16]}...")
print(f"        audit_sha256       = {audit_sha[:16]}...  (script+analytic_zeta+s84+s96_verdicts+canonical+pinmap)")
print(f"        content_sha256     = {content_sha[:16]}...  (script only)")

value_str = (
    f"OUTCOME={outcome};verdict={verdict};"
    f"absolute_a0PV_over_a2PV={R_CC_PV_abs:.6f};"
    f"schematic_normalized_f2_over_f0_Mellin={f2_over_f0_mellin:.6f}_vs_target_0.6314;"
    f"f0_Mellin={f0_mellin:.6f}_f2_Mellin={f2_mellin:.6f};"
    f"residual_norm={residual_norm:.6f}_band={OBJECT_DEF_BAND};"
    f"residual_OOM={residual_OOM:.6f}_FAIL_if_gt_{DIVERGENCE_OOM};"
    f"divergence_sig={divergence_signature}_a2PVcollapsed={a2_pv_collapsed}_a0PVblewup={a0_pv_blew_up};"
    f"a0_pv={a0_pv:.6e}_a2_pv={a2_pv:.6e}_a0zeta={a0_zeta:.6e}_a2zeta={a2_zeta:.6e};"
    f"mellin_eq_direct_reldev=a0:{a0_mellin_vs_direct:.2e}_a2:{a2_mellin_vs_direct:.2e};"
    f"Lmax10to12_drift_absratio={Lmax_drift_ratio*100:.3f}pct_f2f0={Lmax_drift_f2f0*100:.3f}pct;"
    f"schematic_baseline_da899b4d_f0=0.7885_f2=0.4979_f2overf0=0.6314_direct_power_sum_PV;"
    f"CLASS=FULL_no_SCHEMATIC_suffix_no_tier_pin;"
    f"regulator_pin=a0_PauliVillars_a2_PauliVillars_AND_a0_zeta_a2_zeta;"
    f"poleconv=A-double_a0_s4_n0_a2_s3_n2;"
    f"DI1={DI1_SCOPE}"
)  # (local)

# 4-tuple output tag (final non-verdict line)
print(f"\n(value={value_str!r}, scheme={SCHEME}, convention={CONVENTION}, L_max={L_MAX})")

append_verdict(verdict, value_str, audit_sha, content_sha)
print(f"\n[SEC 7] verdict appended -> {VERDICT_TXT}")
print(f"        {GATE_ID}: {verdict}")

sys.exit(0)   # exit code reflects SCRIPT HEALTH, not the scientific verdict (math-scripts.md)
